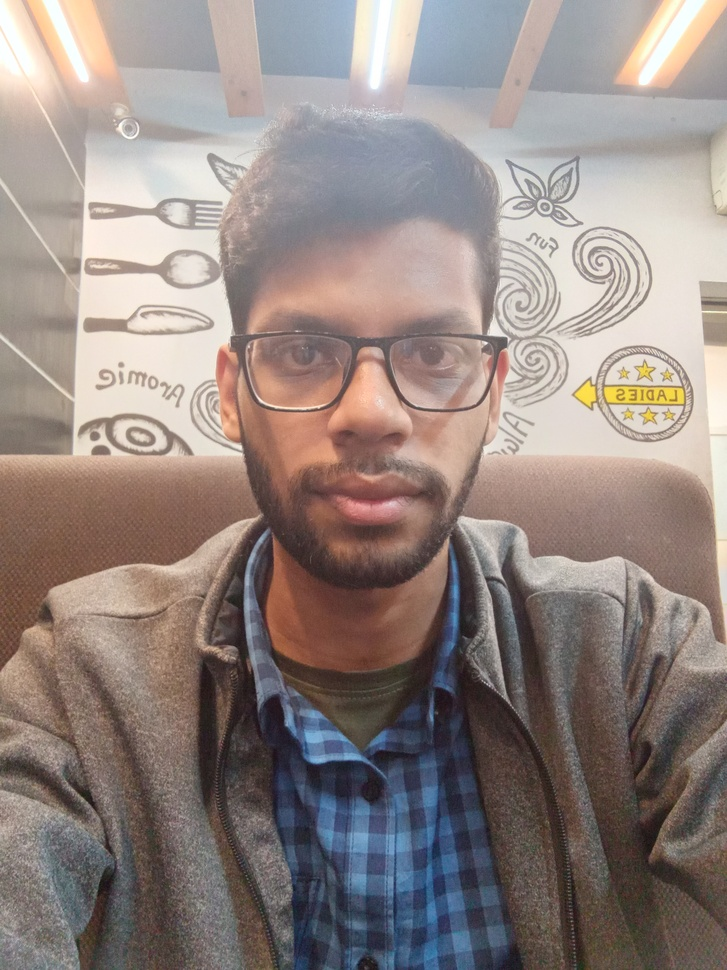
%> input picture baust/CSE 4246 Digital Image Processing/img/saad2.jpg, 727 x 970 px, shrunk from 2448 x 3264 before the run
$ octave demo.m   (GNU Octave 9; MATLAB toolbox functions it lacks are replaced by stand-ins)
%> lines starting %> are read from the running program, lines starting %| are printed output that depends on the picture
clear; clc;
img=imread('img/saad2.jpg');
%> img is the input picture: size 970x727x3 uint8; mean R, G, B 147.1, 134.5, 129.8
imgGRAY=rgb2gray(img);
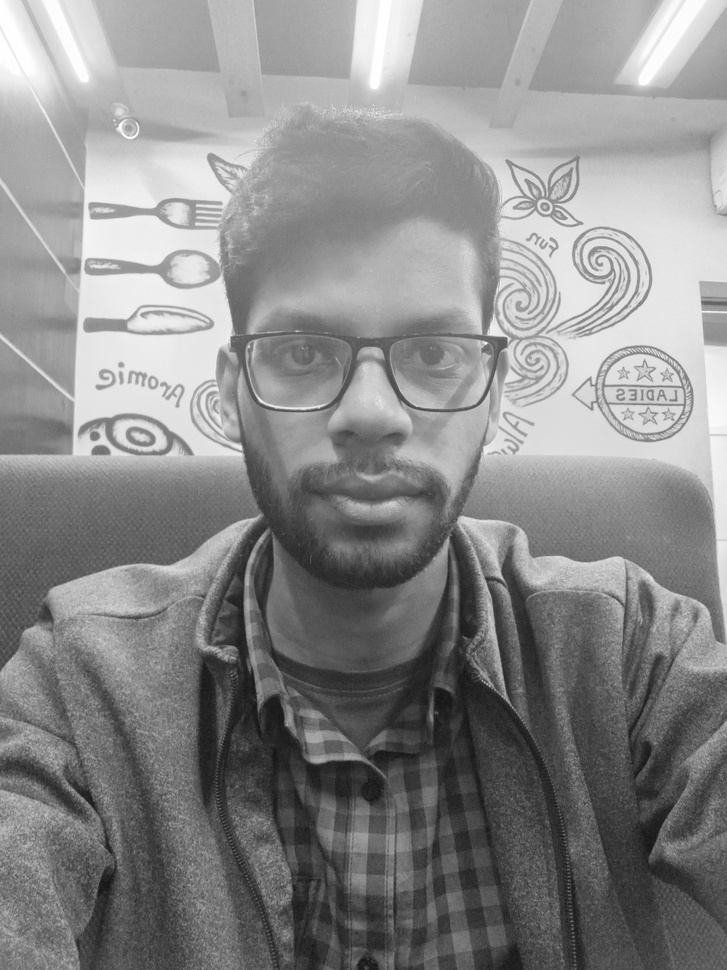
%> imgGRAY: size 970x727 uint8; min 18, max 255, mean 137.7
figure
subplot(1,3,1)
imshow(imgGRAY)
subplot(1,3,2:3)
imhist(imgGRAY)
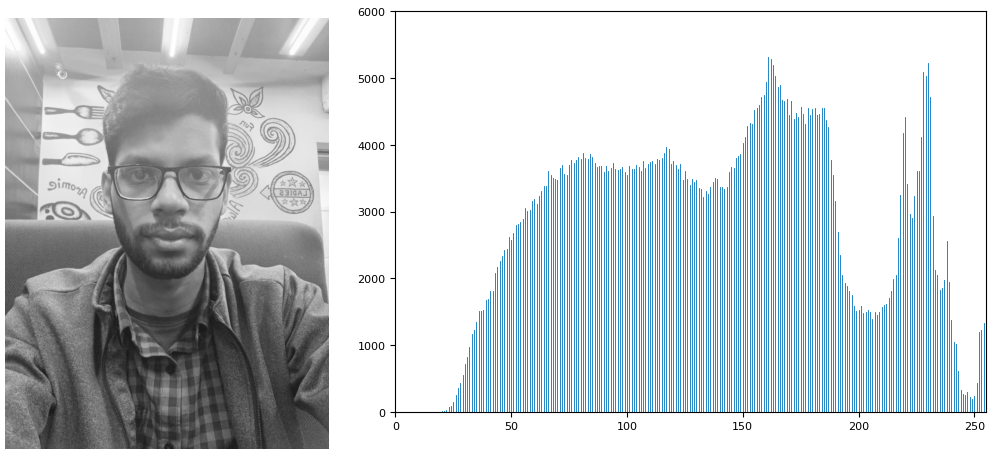
%> figure redrawn from the program's plot data, 2 panels

J = histeq(imgGRAY);
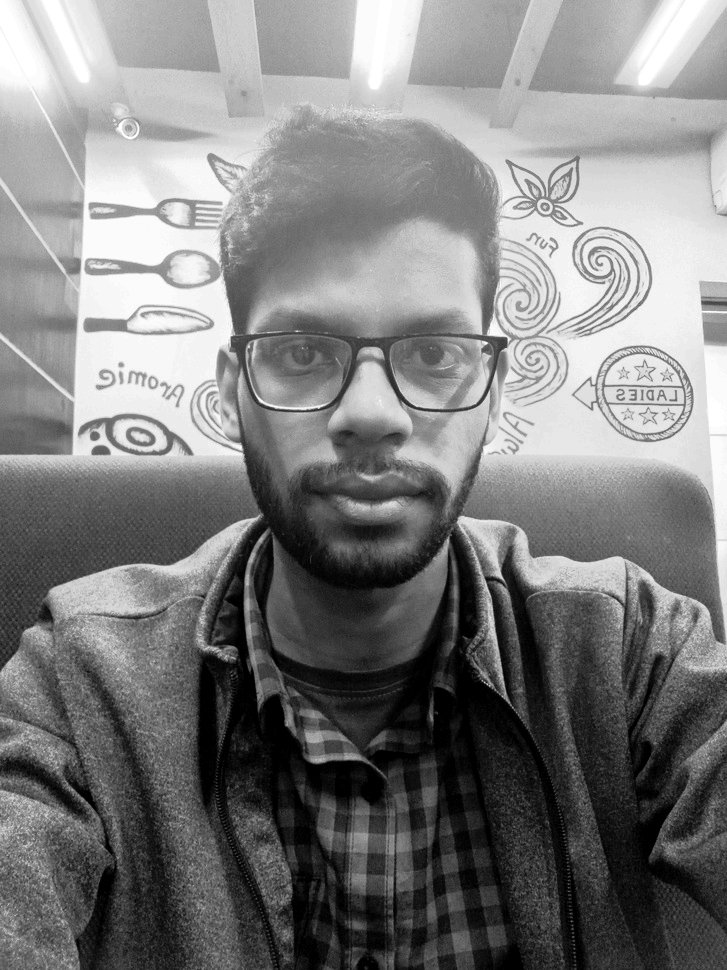
%> J: size 970x727 uint8; min 0, max 255, mean 126.1
figure
subplot(1,3,1)
imshow(J)
subplot(1,3,2:3)
imhist(J)
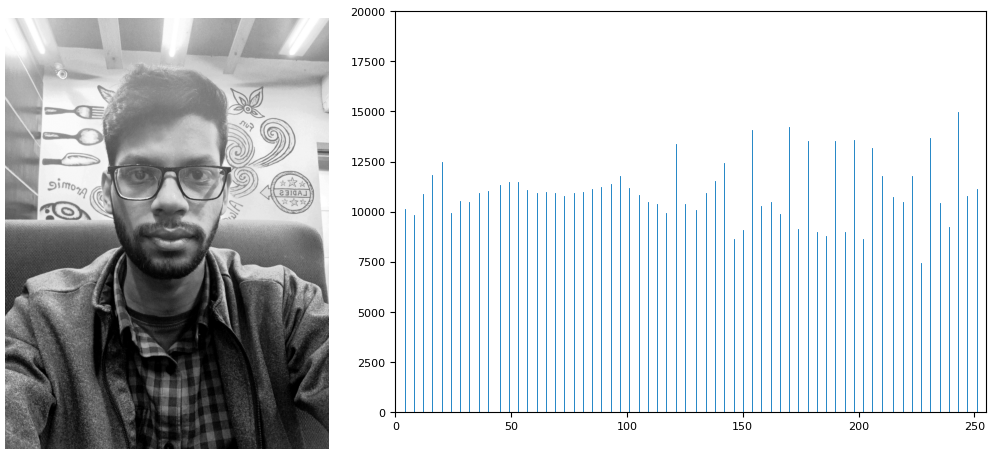
%> figure redrawn from the program's plot data, 2 panels

$ run again, with baust/CSE 4246 Digital Image Processing/img/Baust (35).jpg copied over baust/CSE 4246 Digital Image Processing/img/saad2.jpg
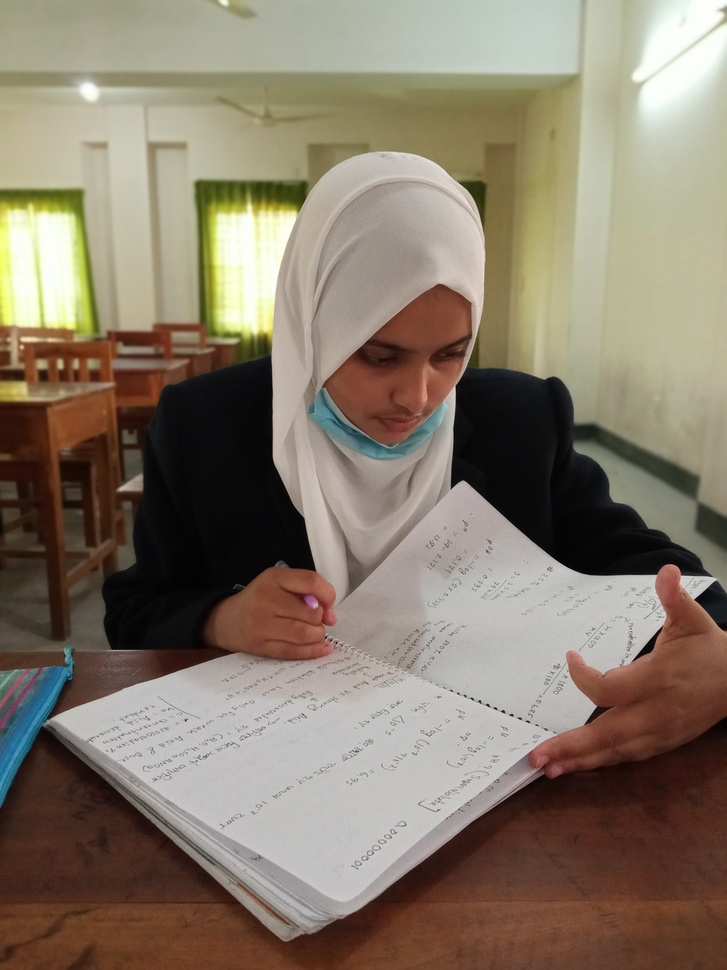
%> input picture baust/CSE 4246 Digital Image Processing/img/Baust (35).jpg, 727 x 970 px, shrunk from 3120 x 4160 before the run
%> img is the input picture: size 970x727x3 uint8; mean R, G, B 134.8, 122.7, 106.7
%> `J = histeq(imgGRAY);`:
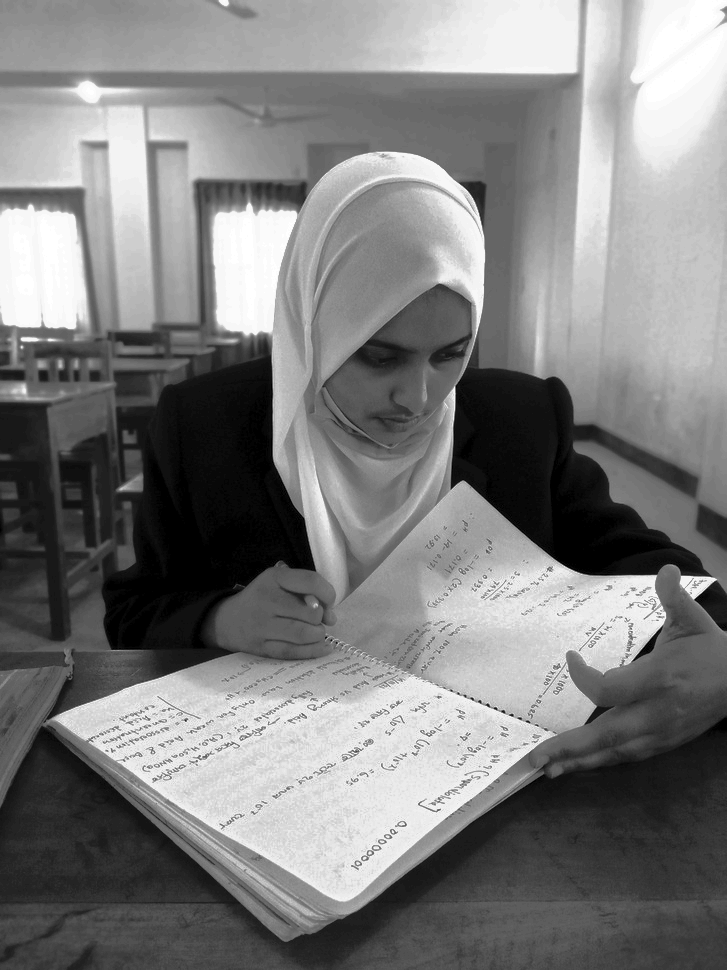
%> J: size 970x727 uint8; min 0, max 255, mean 126.3
%> `imhist(J)`:
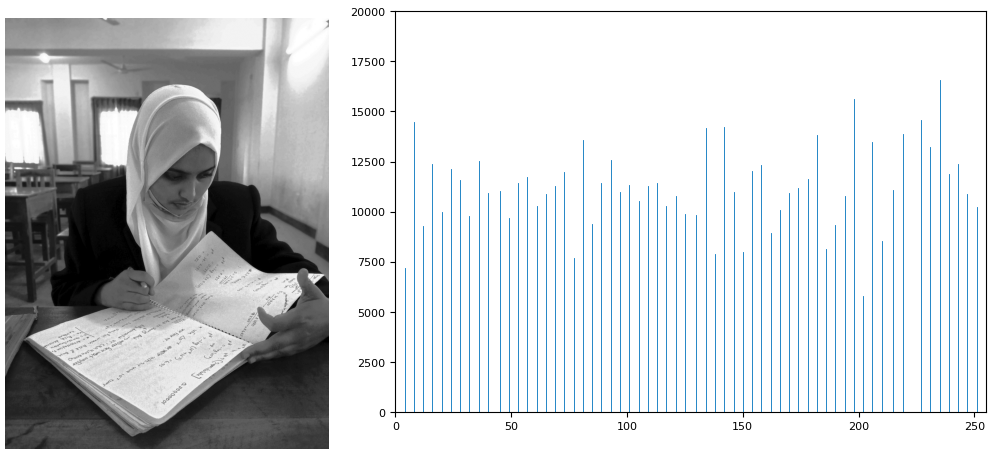
%> figure redrawn from the program's plot data, 2 panels
